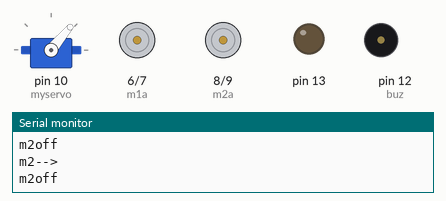
Recording of a sketch running on a simulated Arduino Uno, built with avr-gcc and run on an emulated ATmega328P. Shown: servo, motor-driver pin pairs drawn as motors (green arrow = first pin HIGH = forward, orange = second pin HIGH = backward, longer = more drive), output pins drawn as LEDs (lit = HIGH), buzzer (waves = sounding, pin HIGH), the last lines printed to the serial monitor. At 11.2 s the program stops and its outputs stay as they are.

Above: at 1.32 s.
At 1.7 s:
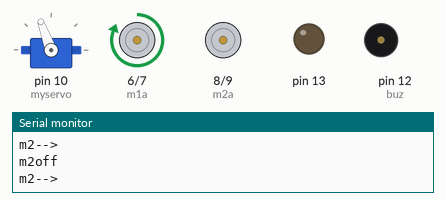
At 2.68 s:
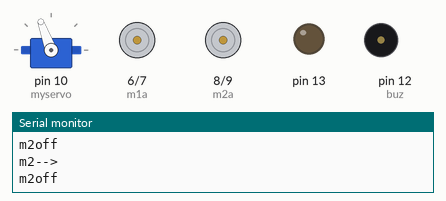
At 3.2 s:
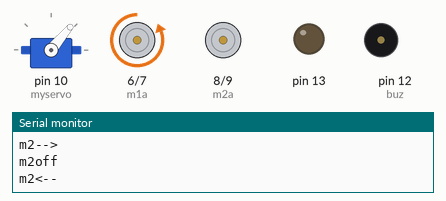
At 5.4 s:
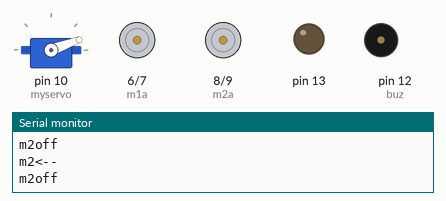
At 11.0 s:
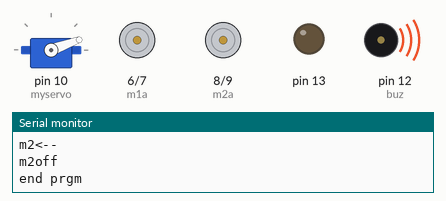
Timing chart, 0 to 12.7 s (numbered marks = the images above):
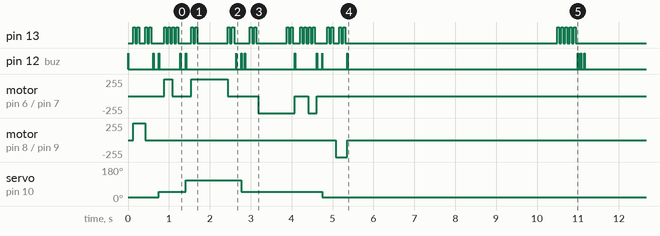

Measured:
- by itself, servo on pin 10 (myservo): 20° → 50° at 0.75 s, → 110° 0.66 s later, → 50° 1.4 s later, → 20° 2.0 s later
- by itself, motor on pin 8 (m2a) / pin 9 (m2b): stopped → forward 255/255 at 0.13 s, → stopped 0.29 s later, → backward 255/255 4.7 s later, → stopped 0.29 s later
- by itself, motor on pin 6 (m1a) / pin 7 (m1b): stopped → forward 255/255 at 0.88 s, → stopped 0.20 s later, → forward 255/255 0.46 s later, → stopped 0.90 s later, … (8 changes in this stretch)

The sketch:

home_auto.ino
```cpp
#include <Servo.h>

Servo myservo;  // create servo object to control a servo


#define m1a  6     // L298N  1 motor 6
#define m1b  7      // L298N  2 motor 7

#define m2a  8      // L298N  1 motor 8
#define m2b  9       // L298N  2 motor 9
#define buz 12   //buzzer

int val;
int de1 = 700;//for big tray
int de2 = 90;// for small tray
int de3 = 1;//for grab and drop
//---------------------------------------------------------------------------------------------------


void setup() {
  // put your setup code here, to run once:

  Serial.begin(9600);
  //pinMode(ENA_m1, OUTPUT);
  //pinMode(ENA_m2, OUTPUT);
  pinMode(m1a, OUTPUT);
  pinMode(m2a, OUTPUT);
  pinMode(m1b, OUTPUT);
  pinMode(m2b, OUTPUT);
  pinMode(buz, OUTPUT);
  pinMode(13, OUTPUT);
  digitalWrite(13, LOW);
  digitalWrite(buz, LOW);

  myservo.attach(10);  // attaches the servo on pin 9 to the servo object  10
}
//---------------------------------------------------------------------------------------------------
void term() {
  Serial.println("end prgm");
  b(5); buzz(3);
  exit(0);
}
//---------------------------------------------------------------------------------------------------
void(* resetFunc) (void) = 0; //declare reset function @ address 0

//resetFunc();  //call reset
//---------------------------------------------------------------------------------------------------

void del() {
  delay(50);
}
void buzz(int n) {
  int del = 10;
  digitalWrite(buz, LOW);
  for (int i = 0; i < n; i++)
  {
    digitalWrite(buz, HIGH);
    delay(del);
    digitalWrite(buz, LOW);
    delay(del + 60);
  } digitalWrite(buz, LOW);
}
void buzz() {
  int del = 10, n = 1;
  digitalWrite(buz, LOW);
  for (int i = 0; i < n; i++)
  {
    digitalWrite(buz, HIGH);
    delay(del);
    digitalWrite(buz, LOW);
    delay(del + 60);
  } digitalWrite(buz, LOW);
}
void b(int n) {
  int del = 50;
  digitalWrite(13, LOW);
  for (int i = 0; i < n; i++)
  {
    digitalWrite(13, HIGH);
    delay(del);
    digitalWrite(13, LOW);
    delay(del);
  } digitalWrite(13, LOW);
}
void b() {
  int del = 50, n = 1;
  digitalWrite(13, LOW);
  for (int i = 0; i < n; i++)
  {
    digitalWrite(13, HIGH);
    delay(del);
    digitalWrite(13, LOW);
    delay(del);
  } digitalWrite(13, LOW);
}

//---------------------------------------------------------------------------------------------------
void loop() {
  test2();
  delay(5000);
  term();
}


//---------------------------------------------------------------------------------------------------
void test1()
{ drop(); buzz(); del();
  godown(); buzz();
  goup(); buzz(); del();
  grab(); buzz();
  secure(); buzz(); del();
  releas(); buzz();
}
//---------------------------------------------------------------------------------------------------
void test2() {
  serv(20); buzz(); del();
  releas(); buzz(); del();
  serv(50); buzz(); del();
  drop(); buzz(); del();
  serv(110); buzz(); del();
  godown(); buzz(); del();
  serv(50); buzz(2); del();
  goup(); buzz(); del();
  grab(); buzz(); del();
  serv(20); buzz(); del();
  secure(); buzz(); del();

}
//---------------------------------------------------------------------------------------------------
void serv(int n)
{
  myservo.write(n);  // servo (value between 0 and 180)
}


void godown() {
  digitalWrite(m1a, HIGH);  Serial.println("m2-->\t"); b(2);
  digitalWrite(m1b, LOW);
  delay(de1);
  digitalWrite(m1a, LOW);  Serial.println("m2off\t"); b(2);
  digitalWrite(m1b, LOW);
}


void goup() {
  digitalWrite(m1a, LOW);  Serial.println("m2<--\t"); b(2);
  digitalWrite(m1b, HIGH);
  delay(de1);
  digitalWrite(m1a, LOW);  Serial.println("m2off\t"); b(2);
  digitalWrite(m1b, LOW);
}

void grab() {
  digitalWrite(m1a, LOW);  Serial.println("m2<--\t"); b(2);
  digitalWrite(m1b, HIGH);
  delay(de3);
  digitalWrite(m1a, LOW);  Serial.println("m2off\t"); b(2);
  digitalWrite(m1b, LOW);
}
void drop()
{
  digitalWrite(m1a, HIGH);  Serial.println("m2-->\t"); b(2);
  digitalWrite(m1b, LOW);
  delay(de3);
  digitalWrite(m1a, LOW);  Serial.println("m2off\t"); b(2);
  digitalWrite(m1b, LOW);
}

void secure() {
  digitalWrite(m2a, LOW);  Serial.println("m2<--\t"); b(2);
  digitalWrite(m2b, HIGH);
  delay(de2);
  digitalWrite(m2a, LOW);  Serial.println("m2off\t"); b(2);
  digitalWrite(m2b, LOW);
}

void releas() {
  digitalWrite(m2a, HIGH);  Serial.println("m2-->\t"); b(2);
  digitalWrite(m2b, LOW);
  delay(de2);

  digitalWrite(m2a, LOW);  Serial.println("m2off\t"); b(2);
  digitalWrite(m2b, LOW);
}


//---------------------------------------------------------------------------------------------------

void testm1()
{
  int dey = 800;
  int del = 800;


  analogWrite(m1a, 0);  Serial.println("m1-->\t"); b(2);
  analogWrite(m1b, 0);
  delay(dey); buzz(1);
  delay(1000);
  buzz(3);
  analogWrite(m1a, 0);  Serial.println("m1-->\t"); b(2);
  analogWrite(m1b, 255 );
  delay(dey); buzz(3);
  delay(1000);
  analogWrite(m1a, 0);  Serial.println("m1-->\t"); b(2);
  analogWrite(m1b, 0);
  delay(dey); buzz(1);

  /*


    digitalWrite(m1a,LOW);  Serial.println("m1 off");b(2);
    digitalWrite(m1b,HIGH);
    delay(dey);b(5);

    digitalWrite(m1a,LOW);  Serial.println("m1<--\t");b(2);
    digitalWrite(m1b,HIGH);
    delay(dey);
    digitalWrite(m1a,LOW);  Serial.println("m1 off");b(2);
    digitalWrite(m1b,LOW);

  */
}
//---------------------------------------------------------------------------------------------------
void test() {


  digitalWrite(m1a, HIGH);  Serial.println("m2-->\t"); b(2);
  digitalWrite(m1b, LOW);
  delay(de1);

  digitalWrite(m1a, LOW);  Serial.println("m2off\t"); b(2);
  digitalWrite(m1b, LOW);
  delay(1000); b(5);

  digitalWrite(m1a, LOW);  Serial.println("m2<--\t"); b(2);
  digitalWrite(m1b, HIGH);
  delay(de1);
  digitalWrite(m1a, LOW);  Serial.println("m2off\t"); b(2);
  digitalWrite(m1b, LOW);
  delay(1000); b(5);
  //--------------------------------------------------------------
  delay(1000); Serial.println("delay"); b(5); buzz();
  //--------------------------------------------------------------
  digitalWrite(m2a, HIGH);  Serial.println("m2-->\t"); b(2);
  digitalWrite(m2b, LOW);
  delay(de2);

  digitalWrite(m2a, LOW);  Serial.println("m2off\t"); b(2);
  digitalWrite(m2b, LOW);
  delay(1000); b(5);

  digitalWrite(m2a, LOW);  Serial.println("m2<--\t"); b(2);
  digitalWrite(m2b, HIGH);
  delay(de2);
  digitalWrite(m2a, LOW);  Serial.println("m2off\t"); b(2);
  digitalWrite(m2b, LOW);
  delay(1000); b(5);
  //--------------------------------------------------------------
  buzz();
}
//---------------------------------------------------------------------------------------------------
```
